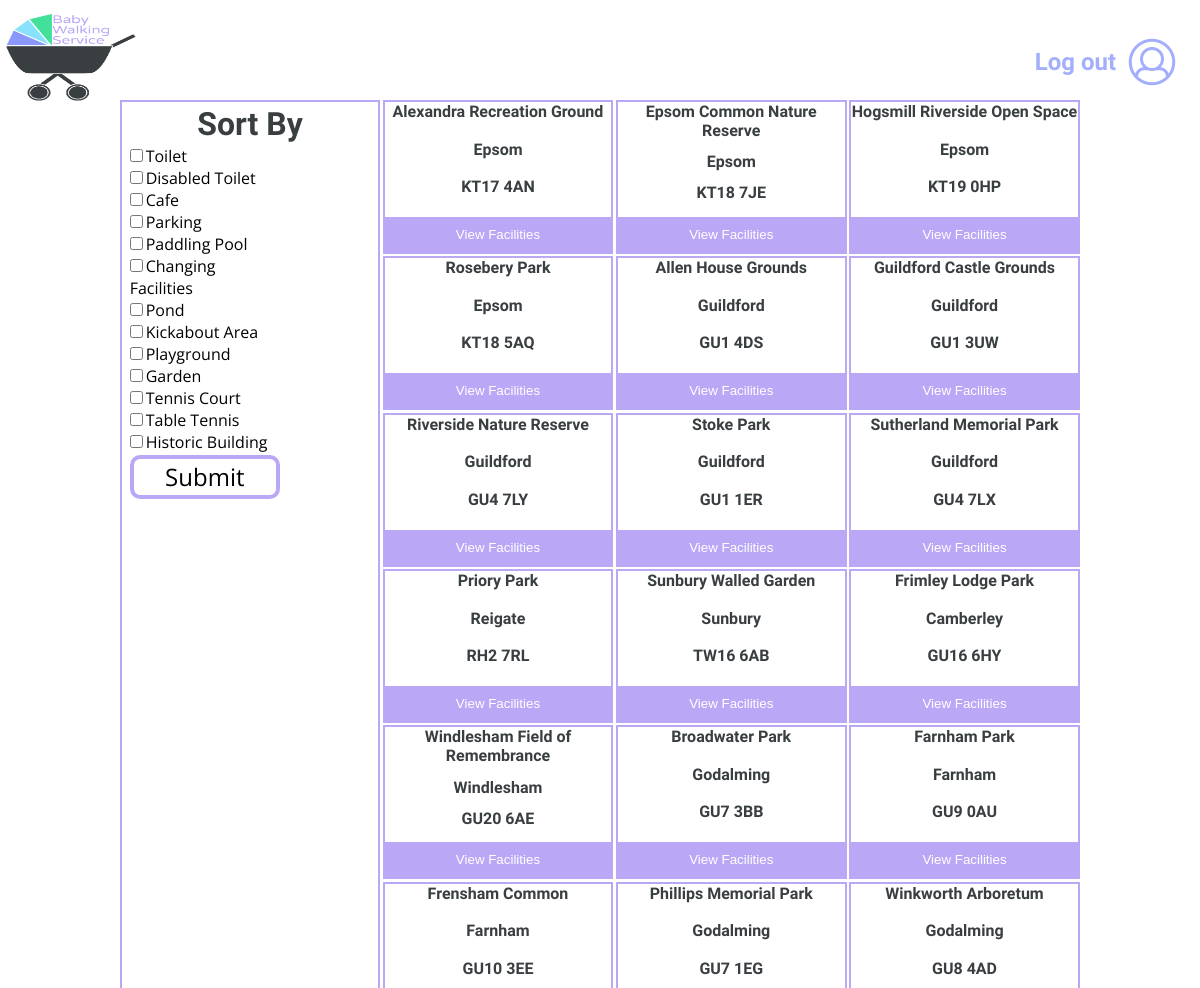
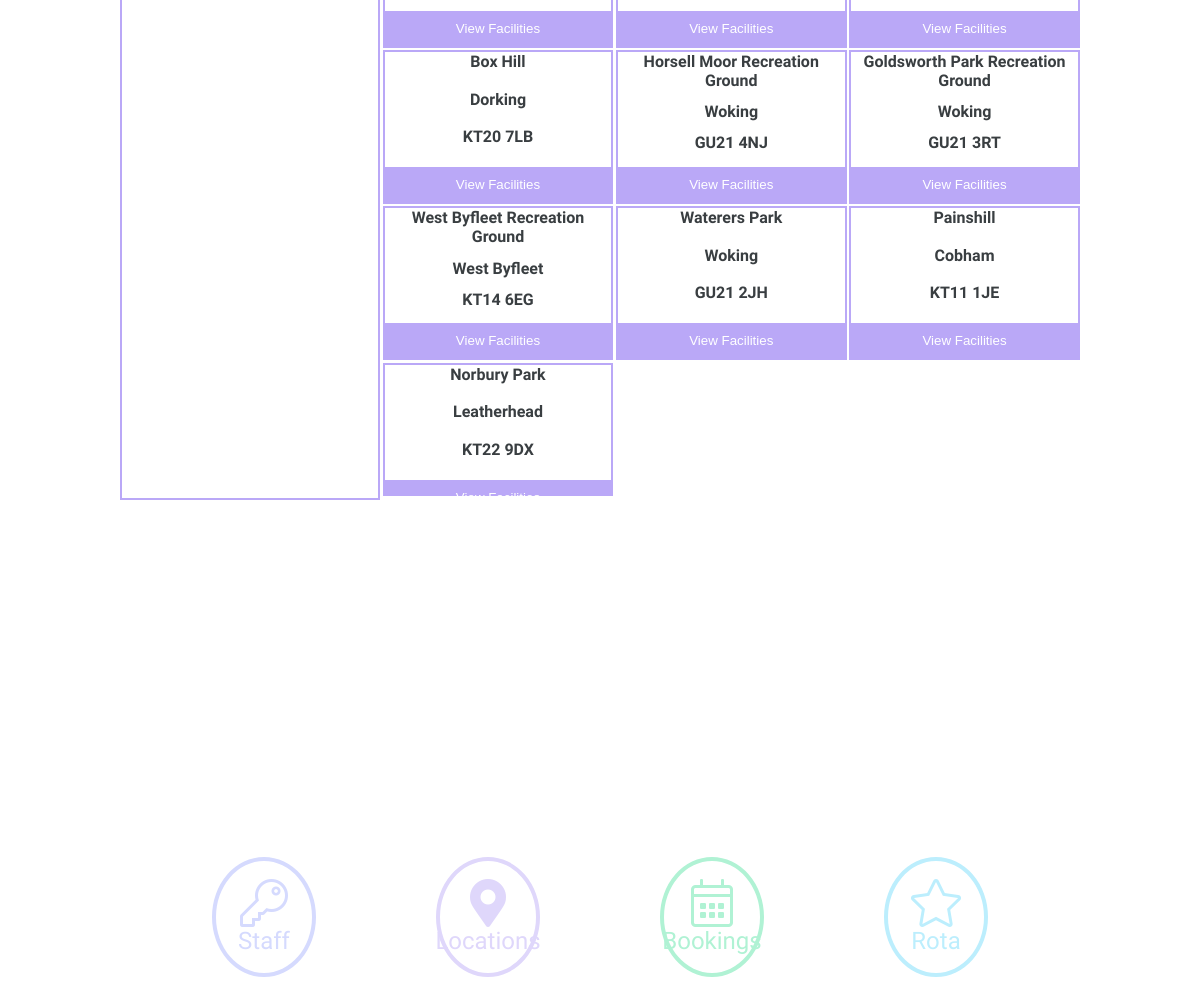
/admin.php?p=locations, run on the app's committed database (2 pictures, top to bottom).
### tables this page shows
CREATE TABLE IF NOT EXISTS Facilities 
(
FacilitiesID CHAR(5) NOT NULL,
FacilityName VARCHAR(50),
CONSTRAINT PK_Facilities PRIMARY KEY(FacilitiesID)
);

CREATE TABLE IF NOT EXISTS Location
(
LocationID CHAR(5) NOT NULL,
LocationName VARCHAR(100),
CityTown VARCHAR(100),
Postcode CHAR(8),
CONSTRAINT PK_Location PRIMARY KEY(LocationID),
CONSTRAINT CHK_Postcode CHECK (Postcode LIKE 'TW%' || Postcode LIKE 'KT%' || Postcode LIKE 'RH%' || Postcode LIKE 'GU%')
);

### pages/locations.php (the view, shortened to what this page needs)
<?php
$query1 ='SELECT * FROM `facilities`';
$smt1 = $DBH->prepare($query1);
$smt1->execute();
$query2="SELECT * FROM `locations`  ";
$smt2 = $DBH->prepare($query2);
$smt2->execute();
?>
<div class="locationContent">
    <div class="productsSorter">
        <h2 class="searchTitles">Sort By</h2>
        <form action="" method="post" class="facilityList">
            <?php
            if($smt1->rowCount()>0){
                while($row1=$smt1->fetch(PDO::FETCH_ASSOC)){
                    if(isset($_POST['keyword'])){
                        if (in_array($row1['FacilityName'], $_POST['keyword'])) {
                            echo "<input name='keyword[]' type='checkbox' value='".$row1['FacilityName']."' pid='".$row1['FacilitiesID']."' checked/><label class='facilityGap'>".$row1['FacilityName']."</label> <br>";
                        }
                        else {
                            echo "<input name='keyword[]' type='checkbox' value='".$row1['FacilityName']."' pid='".$row1['FacilitiesID']."'/><label class='facilityGap'>".$row1['FacilityName']."</label> <br>";
                            }
                    }
                    else {
                        echo "<input name='keyword[]' type='checkbox' value='".$row1['FacilityName']."' pid='".$row1['FacilitiesID']."'/><label class='facilityGap'>".$row1['FacilityName']."</label> <br>";
                    }
                }
            }
            ?>
                <input class="submitFacility" type="submit" name="submit" value="Submit">
        </form>
    </div>
    <main class="productScroller" style="height: 70vh;">
        <div id="products" class="productsContainer">
            <?php
        if($smt2->rowCount()>0){
            while($row=$smt2->fetch(PDO::FETCH_ASSOC)){ echo "
                <form class='productBox' method='post' action='admin.php?p=viewFacilities&i=".$row['LocationID']."'>
                    <h4 class='locationName'>".$row['LocationName']."</h4>
                    <h4 class='locationCityTown'>".$row['CityTown']."</h4>
                    <h4 class='locationPostcode'>".$row['Postcode']."</h4>
                    <button type='submit' id='".$row['LocationID']."' class='facilitiesBtn'>View Facilities</button>
                </form>
            ";}
        }
        ?>
        </div>
    </main>
</div>

### css/index.css (style rules this page uses)
* { margin: 0; padding: 0; }
body { position: fixed !important; top: 100px !important; height: 75% !important; width: 100% !important; }
h2 { font-family: "Varela Round", sans-serif; color: #393E41; text-align: center; font-size: 1.6em; }
@media only screen and (min-width: 480px) { h2 { font-size: 2em; } }
h4 { font-family: "Varela Round", sans-serif; color: #393E41; font-size: 1em; }
button { padding-top: 2%; padding-bottom: 2%; background-color: transparent; border: none; overflow: visible; }
.locationContent { width: 80%; height: 100%; display: flex; margin: auto; font-size: 16px; }
.searchTitles { margin-top: 1%; margin-bottom: 1%; }
.productsSorter { border-style: solid; border-color: #BAA8F7; border-width: 2px; width: 30%; height: 70vh; }
.facilityList { font-family: "Open Sans", sans-serif; text-align: left; float: left; padding-left: 3%; }
.facilityGap { margin-left: 2%; }
.submitFacility { width: 100%; display: block; margin: auto; margin-top: 1%; font-family: "Open Sans", sans-serif; font-size: 1.5em; padding: 1%; border-radius: 10px; border-style: solid; border-width: 4px; border-color: #BAA8F7; background-color: transparent; }
.productsContainer { max-width: 800px; margin: 0 auto; display: grid; grid-template-columns: repeat(3, 1fr); grid-auto-rows: 1fr; height: fit-content; max-height: 70vh; overflow-y: auto; }
.productBox { text-align: center; border: #BAA8F7 solid 2px; color: black; margin-left: 1%; margin-bottom: 1%; justify-content: space-between; display: flex; flex-direction: column; height: 150px; }
.facilitiesBtn { display: flex; justify-content: center; width: 100%; background-color: #BAA8F7; color: white; border: none; margin-top: 1%; padding: 10px 0px; cursor: pointer; }

### data on the page
facilities: FacilityName "Toilet"
facilities: FacilityName "Disabled Toilet"
facilities: FacilityName "Cafe"
facilities: FacilityName "Parking"
facilities: FacilityName "Paddling Pool"
facilities: FacilityName "Changing Facilities"
facilities: FacilityName "Pond"
facilities: FacilityName "Kickabout Area"
facilities: FacilityName "Playground"
facilities: FacilityName "Garden"
facilities: FacilityName "Tennis Court"
facilities: FacilityName "Table Tennis"
facilities: FacilityName "Historic Building"
location: LocationName "Alexandra Recreation Ground", CityTown "Epsom", Postcode "KT17 4AN"
location: LocationName "Epsom Common Nature Reserve", CityTown "Epsom", Postcode "KT18 7JE"
location: LocationName "Hogsmill Riverside Open Space", CityTown "Epsom", Postcode "KT19 0HP"
location: LocationName "Rosebery Park", CityTown "Epsom", Postcode "KT18 5AQ"
location: LocationName "Allen House Grounds", CityTown "Guildford", Postcode "GU1 4DS"
location: LocationName "Guildford Castle Grounds", CityTown "Guildford", Postcode "GU1 3UW"
location: LocationName "Riverside Nature Reserve", CityTown "Guildford", Postcode "GU4 7LY"
location: LocationName "Stoke Park", CityTown "Guildford", Postcode "GU1 1ER"
location: LocationName "Sutherland Memorial Park", CityTown "Guildford", Postcode "GU4 7LX"
location: LocationName "Priory Park", CityTown "Reigate", Postcode "RH2 7RL"
location: LocationName "Sunbury Walled Garden", CityTown "Sunbury", Postcode "TW16 6AB"
location: LocationName "Frimley Lodge Park", CityTown "Camberley", Postcode "GU16 6HY"
location: LocationName "Windlesham Field of Remembrance", CityTown "Windlesham", Postcode "GU20 6AE"
location: LocationName "Broadwater Park", CityTown "Godalming", Postcode "GU7 3BB"
location: LocationName "Farnham Park", CityTown "Farnham", Postcode "GU9 0AU"
location: LocationName "Frensham Common", CityTown "Farnham", Postcode "GU10 3EE"
location: LocationName "Phillips Memorial Park", CityTown "Godalming", Postcode "GU7 1EG"
location: LocationName "Winkworth Arboretum", CityTown "Godalming", Postcode "GU8 4AD"
location: LocationName "Box Hill", CityTown "Dorking", Postcode "KT20 7LB"
location: LocationName "Horsell Moor Recreation Ground", CityTown "Woking", Postcode "GU21 4NJ"
location: LocationName "Goldsworth Park Recreation Ground", CityTown "Woking", Postcode "GU21 3RT"
location: LocationName "West Byfleet Recreation Ground", CityTown "West Byfleet", Postcode "KT14 6EG"
location: LocationName "Waterers Park", CityTown "Woking", Postcode "GU21 2JH"
location: LocationName "Painshill", CityTown "Cobham", Postcode "KT11 1JE"
location: LocationName "Norbury Park", CityTown "Leatherhead", Postcode "KT22 9DX"
